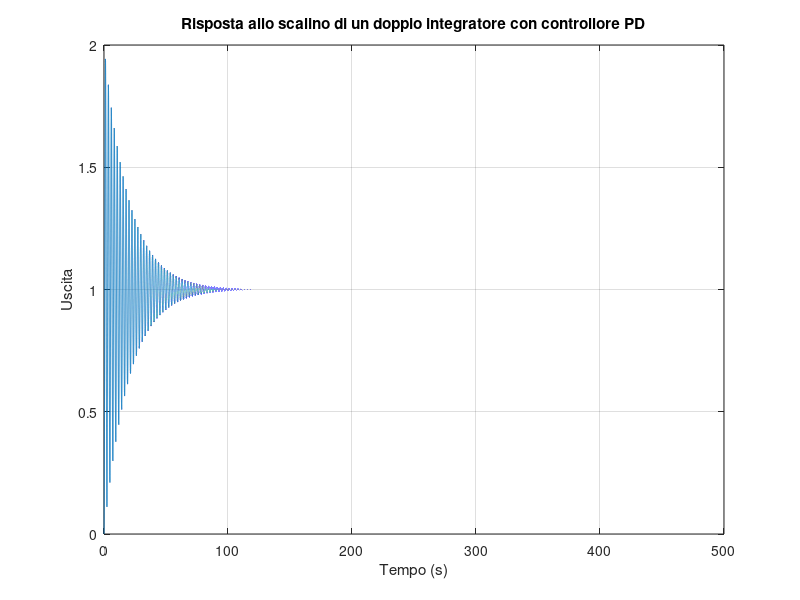

MATLAB code for this plot:
num = 1; 
den = [1 0 0]; 

sys = tf(num, den);

% Parametri del controllore PD
Kp = 7; % Guadagno proporzionale
Kd = 0.1; % Guadagno derivativo

% Crea la funzione di trasferimento del controllore PD
controller = tf([Kd Kp], [1]);

% Crea la funzione di trasferimento del sistema a ciclo chiuso
sys_cl = feedback(controller * sys, 1);

% Tempo di simulazione
t = 0:0.001:500;

% Calcola la risposta allo scalino del sistema a ciclo chiuso
y = step(sys_cl, t);

% Grafico della risposta allo scalino
plot(t, y);
title('Risposta allo scalino di un doppio integratore con controllore PD');
xlabel('Tempo (s)');
ylabel('Uscita');
grid on;